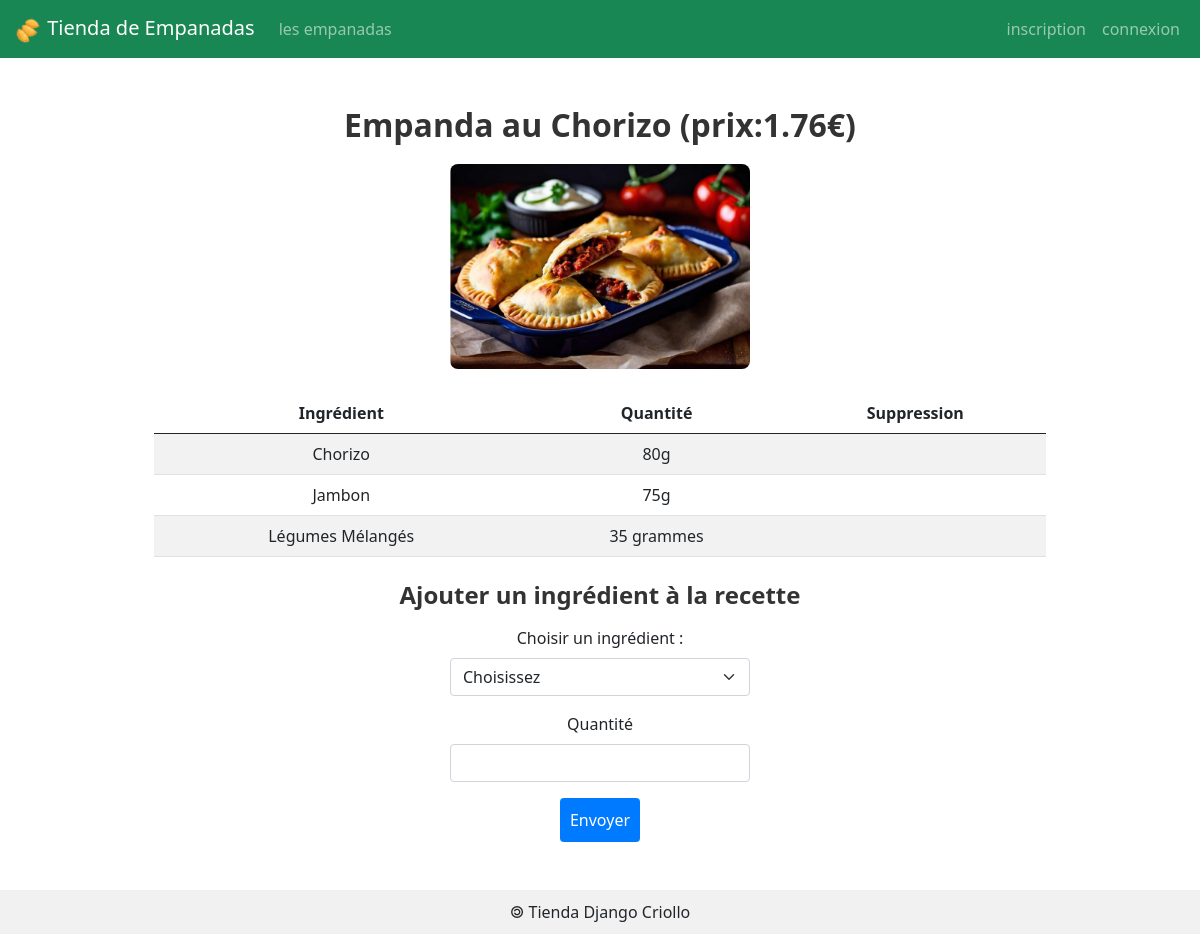
Page /empanada/1 on the committed database.
### empanadas/models.py (models this page shows, shortened)
class Empanada(models.Model) :
    idEmpanada    = models.AutoField(    primary_key    = True )
    nomEmpanada   = models.CharField(   max_length      = 50   )
    prix          = models.DecimalField( max_digits     = 6, decimal_places = 2 )
    image = models.ImageField( default = 'imagesEmpanadas/default.png', upload_to = 'imagesEmpanadas/')
    def __str__(self) :
        return 'Empanda '+self.nomEmpanada+' (prix:'+str(self.prix)+'€)'

class Ingredient(models.Model) :
    idIngredient = models.AutoField( primary_key = True )
    nomIngredient = models.CharField( max_length = 50 )

class Composition(models.Model):
    class Meta:
        unique_together = ('ingredient','empanada')
    idComposition = models.AutoField( primary_key = True )
    ingredient = models.ForeignKey( Ingredient, on_delete = models.CASCADE )
    empanada = models.ForeignKey( Empanada, on_delete = models.CASCADE )
    quantite = models.CharField( max_length = 100 )

### empanadas/views.py (the view)
# urls.py: path('empanada/<int:empanada_id>',                  views.empanada, name='detailsEmpanada'),
def empanada(request, empanada_id) :
	laEmpanada = Empanada.objects.get( idEmpanada= empanada_id)
	compositions = Composition.objects.filter(empanada = empanada_id)
	allIngredients = Ingredient.objects.all() #-- Recup tous les ingredient de la BD
	ingredients_list = []
	for compo in compositions:
		ingredients_list.append({
			'idIngredient' : compo.ingredient.idIngredient,
			'Ingredient' : compo.ingredient.nomIngredient,
			'Quantite' : compo.quantite,
			'idComposition' : compo.idComposition #-- Util pour la fonction supprimerIngredientDansEmpanada
		})
	context = {
		'empanada': laEmpanada,
		'ingredients_list': ingredients_list,
		'allIngredients' : allIngredients
	}
	return render( request, 'empanadas/empanada.html', context )

### empanadas/templates/empanadas/empanada.html (shortened to what this page needs)
{% extends 'empanadas/base.html' %} {% load static %}  {% block main %}
<div class="container my-5">
  <h2 class="text-center empanada-title">{{ empanada }}</h2>
  <div class="img-detail-empanada text-center">
    <img
      src="{{ MEDIA_URL }}{{ empanada.image }}"
      class="img-fluid empanada-image"
      alt="{{ empanada }}"
    />
  </div>
  <div class="table-container my-4">
    {% if ingredients_list %}
    <table class="table table-striped text-center empanada-table">
      <thead>
        <tr>
          <th scope="col">Ingrédient</th>
          <th scope="col">Quantité</th>
          <th scope="col">Suppression</th>
        </tr>
      </thead>
      <tbody>
        {% for ing in ingredients_list %}
        <tr>
          <td>{{ ing.Ingredient }}</td>
          <td>{{ ing.Quantite }}</td>
          <td>
          </td>
        </tr>
        {% endfor %}
      </tbody>
    </table>
    {% else %}
    <div class="alert alert-info text-center" role="alert">
      Aucun ingrédient n'a encore été ajouté pour cette empanada.
    </div>
    {% endif %}
  </div>
  <h2 class="text-center">Ajouter un ingrédient à la recette</h2>
  <form
    action="/empanada/{{ empanada.idEmpanada }}/addIngredient"
    method="POST"
    class="text-center"
  >
    <div class="m-3">
      <label for="id_ingredient" class="form-label"
        >Choisir un ingrédient :</label
      >
      <select
        id="id_ingredient"
        name="ingredient"
        class="form-select mx-auto empanada-select"
        required
      >
        <option selected disabled>Choisissez</option>
      </select>
    </div>
    <div class="m-3">
      <label for="id_quantite" class="form-label">Quantité</label>
      <input
        id="id_quantite"
        name="quantite"
        type="text"
        maxlength="100"
        required
        class="form-control mx-auto empanada-input"
      />
    </div>
    <button type="submit" class="btn btn-primary">Envoyer</button>
  </form>
</div>
{% endblock %}

### empanadas/static/empanadas/css/styles.css (style rules this page uses)
html, body { height: 100%; margin: 0; display: flex; flex-direction: column; }
.empanada-title { font-size: 2rem; margin-bottom: 20px; }
.empanada-image { max-width: 300px; height: auto; border-radius: 8px; }
.empanada-table { margin: 0 auto; width: 80%; }
.empanada-select { width: 300px; }
.empanada-input { width: 300px; }
h2 { font-size: 1.5rem; font-weight: bold; color: #333; margin-bottom: 1rem; }
button[type="submit"] { background-color: #007bff; border: none; color: white; padding: 10px; font-size: 1rem; border-radius: 4px; cursor: pointer; }

### rows in the picture
Empanada: nomEmpanada+prix "Empanda au Chorizo (prix:1.76€)", image (picture)
Ingredient: Ingredient "Chorizo"
Composition: Quantite "80g"
Ingredient: Ingredient "Jambon"
Composition: Quantite "75g"
Ingredient: Ingredient "Légumes Mélangés"
Composition: Quantite "35 grammes"
